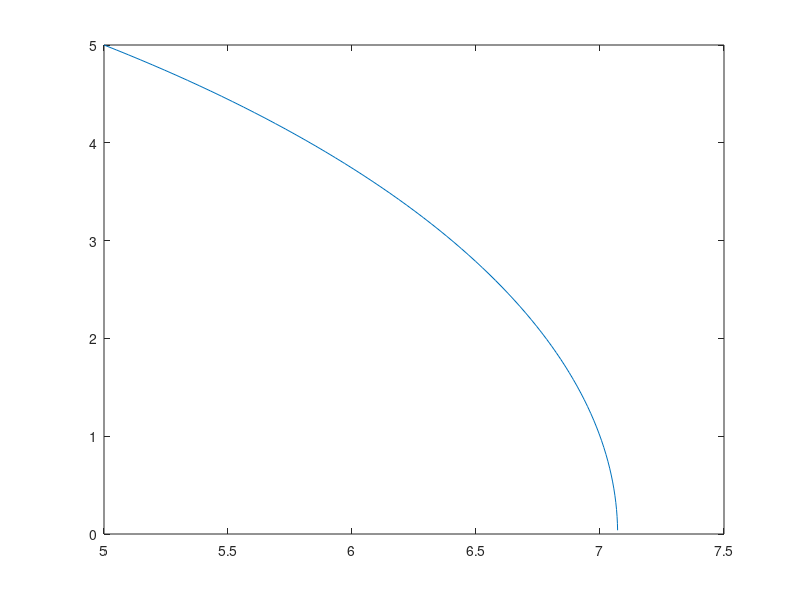
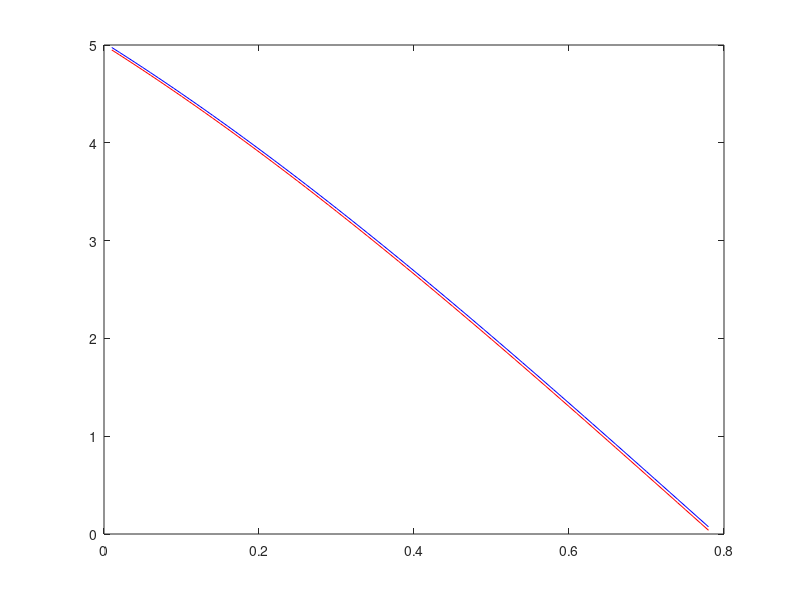
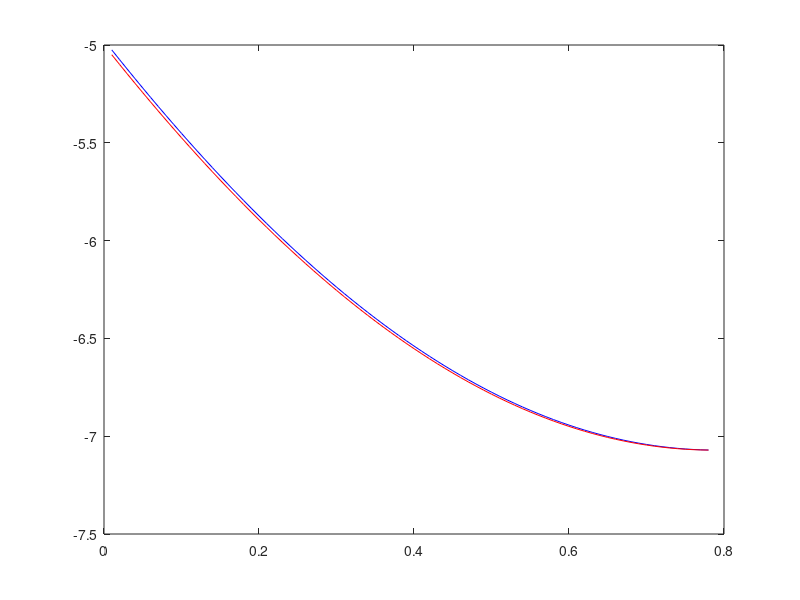

The MATLAB source for these figures, in order:
function velocitytransformation
clear;
close all;
xf = [5 5 0]';
w = 1;
i = 1;
xrp = [0 0 0]';
dt = 0.01;
for t=0:dt:pi/4
    th = w*t;
    tr = [cos(th) sin(th) 0; -sin(th) cos(th) 0; 0 0 1];
    xr = tr*xf;
    vrn = (xr-xrp)/dt;
    omcr = cross([0 0 1]',xr');
    vrc = 0-omcr;
    xrp = xr;
    tt(i) =t;
    xra(i,:) = xr';
    vrna(i,:) = vrn';
    vrca(i,:) = vrc';
    i = i+1;
end

o1=xra
o2=vrna
o3=vrca
o=tt'
figure(1)
plot(xra(:,1),xra(:,2))

figure(2)
plot(tt(2:i-1),vrna(2:i-1,1),'b');
hold on;
plot(tt(2:i-1),vrca(2:i-1,1),'r');

figure(3)
plot(tt(2:i-1),vrna(2:i-1,2),'b');
hold on;
plot(tt(2:i-1),vrca(2:i-1,2),'r');
end